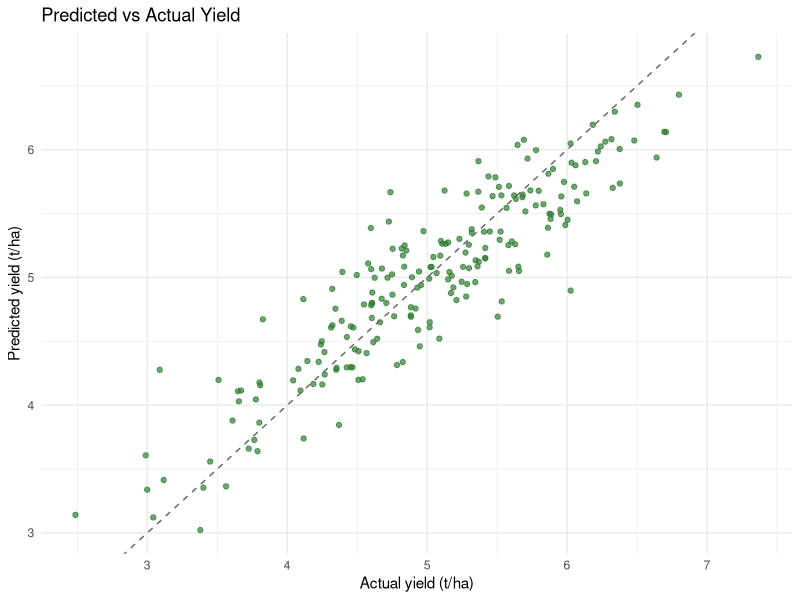
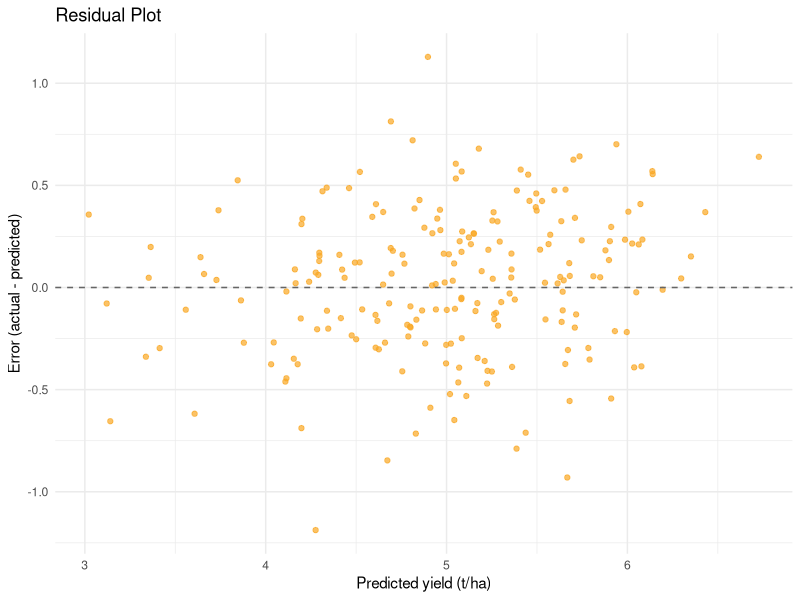
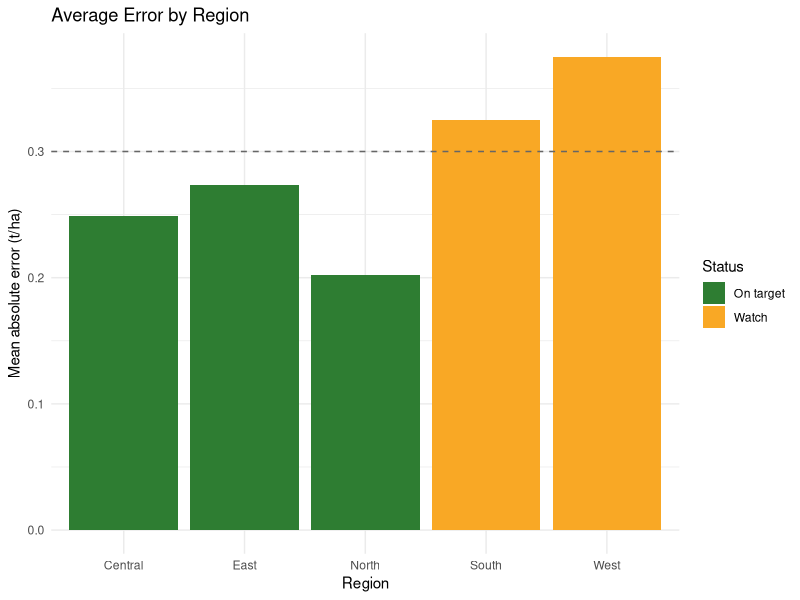
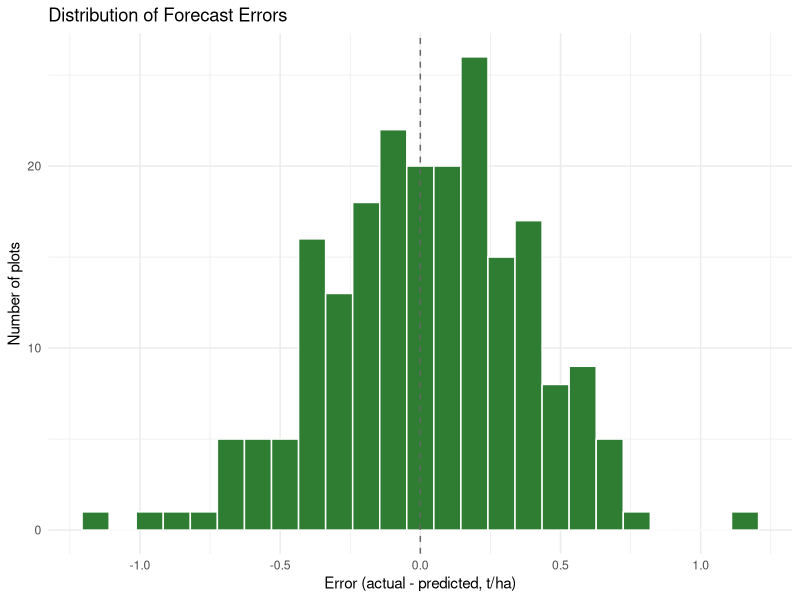
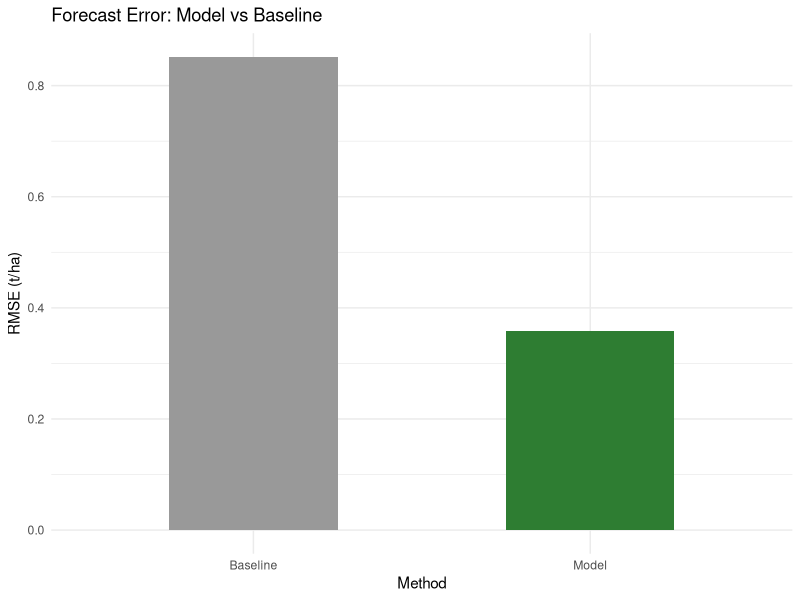

Generate these figures, in order, with R:
## ---- chunk 1
knitr::opts_chunk$set(echo = TRUE, warning = FALSE, message = FALSE, dpi = 150)

# Install any missing packages automatically, then load them
needed <- c("ggplot2", "dplyr", "knitr")
missing_pkgs <- needed[!needed %in% rownames(installed.packages())]
if (length(missing_pkgs) > 0) {
  install.packages(missing_pkgs, repos = "https://cloud.r-project.org")
}
library(ggplot2)
library(dplyr)
library(knitr)
## ---- chunk 2
set.seed(123)
n <- 700

farms <- data.frame(
  year         = sample(2018:2024, n, replace = TRUE),
  region       = sample(c("North", "South", "East", "West", "Central"), n, replace = TRUE),
  rainfall     = rnorm(n, 800, 150),
  temperature  = rnorm(n, 27, 2.5),
  fertilizer   = runif(n, 60, 160),
  soil_quality = runif(n, 3, 9)
)

region_noise <- c(North = 0.25, South = 0.35, East = 0.30, West = 0.55, Central = 0.28)

farms$yield <- 0.8 +
  0.0025 * farms$rainfall -
  0.04   * (farms$temperature - 27)^2 +
  0.012  * farms$fertilizer +
  0.18   * farms$soil_quality +
  rnorm(n, 0, region_noise[farms$region])

farms$region <- factor(farms$region)
head(farms) %>% kable(digits = 2)
## ---- chunk 3
train <- farms %>% filter(year <= 2021)
valid <- farms %>% filter(year == 2022)
test  <- farms %>% filter(year >= 2023)

data.frame(Set = c("Training", "Validation", "Test"),
           Seasons = c("2018-2021", "2022", "2023-2024"),
           Plots = c(nrow(train), nrow(valid), nrow(test))) %>% kable()
## ---- chunk 4
model <- lm(yield ~ rainfall + temperature + I((temperature - 27)^2) +
              fertilizer + soil_quality + region, data = train)

baseline_means <- train %>% group_by(region) %>% summarise(base_pred = mean(yield))

test <- left_join(test, baseline_means, by = "region")
test$pred      <- as.numeric(predict(model, newdata = test))
test$error     <- test$yield - test$pred
test$abs_error <- abs(test$error)
## ---- chunk 5
mae  <- function(a, p) mean(abs(a - p))
rmse <- function(a, p) sqrt(mean((a - p)^2))
r2   <- function(a, p) 1 - sum((a - p)^2) / sum((a - mean(a))^2)
mape <- function(a, p) mean(abs(a - p) / a) * 100
bias <- function(a, p) mean(p - a)

evaluate <- function(a, p) {
  c(MAE = mae(a, p), RMSE = rmse(a, p), R2 = r2(a, p),
    MAPE_pct = mape(a, p), Bias = bias(a, p))
}
## ---- chunk 6
ex <- data.frame(Plot = LETTERS[1:5],
                 Actual = c(3.2, 4.1, 2.8, 3.9, 3.5),
                 Predicted = c(3.0, 4.4, 2.6, 3.7, 3.9))
ex$Error <- ex$Actual - ex$Predicted
ex$Squared_Error <- ex$Error^2
kable(ex, digits = 2)

round(evaluate(ex$Actual, ex$Predicted), 2)
## ---- chunk 7
overall <- rbind(
  Model    = evaluate(test$yield, test$pred),
  Baseline = evaluate(test$yield, test$base_pred)
)
kable(round(overall, 3), caption = "Test-set performance: model vs baseline")

improvement <- (1 - overall["Model", "RMSE"] / overall["Baseline", "RMSE"]) * 100
## ---- chunk 8
thresholds <- data.frame(
  Metric = c("MAE (t/ha)", "RMSE (t/ha)", "R-squared", "MAPE (%)", "Bias (t/ha)"),
  Target = c("<= 0.30", "<= 0.40", ">= 0.80", "<= 10", "within +/- 0.05"),
  Acceptable = c("0.30 - 0.45", "0.40 - 0.55", "0.65 - 0.80", "10 - 15", "within +/- 0.10"),
  Needs_Action = c("> 0.45", "> 0.55", "< 0.65", "> 15", "beyond +/- 0.10")
)
kable(thresholds)
## ---- chunk 9
by_region <- test %>%
  group_by(Region = region) %>%
  summarise(Plots = n(),
            MAE   = mean(abs_error),
            RMSE  = sqrt(mean(error^2)),
            Bias  = mean(pred - yield)) %>%
  mutate(Status = case_when(MAE <= 0.30 ~ "On target",
                            MAE <= 0.45 ~ "Watch",
                            TRUE        ~ "Action needed"))
kable(by_region, digits = 3)
## ---- chunk 10
ggplot(test, aes(x = yield, y = pred)) +
  geom_point(colour = "#2E7D32", alpha = 0.7) +
  geom_abline(slope = 1, intercept = 0, linetype = "dashed", colour = "grey40") +
  labs(title = "Predicted vs Actual Yield",
       x = "Actual yield (t/ha)", y = "Predicted yield (t/ha)") +
  theme_minimal()
## ---- chunk 11
ggplot(test, aes(x = pred, y = error)) +
  geom_point(colour = "#F9A825", alpha = 0.7) +
  geom_hline(yintercept = 0, linetype = "dashed", colour = "grey40") +
  labs(title = "Residual Plot",
       x = "Predicted yield (t/ha)", y = "Error (actual - predicted)") +
  theme_minimal()
## ---- chunk 12
ggplot(by_region, aes(x = Region, y = MAE, fill = Status)) +
  geom_col() +
  geom_hline(yintercept = 0.30, linetype = "dashed", colour = "grey40") +
  scale_fill_manual(values = c("On target" = "#2E7D32", "Watch" = "#F9A825",
                               "Action needed" = "#C62828")) +
  labs(title = "Average Error by Region",
       y = "Mean absolute error (t/ha)") +
  theme_minimal()
## ---- chunk 13
ggplot(test, aes(x = error)) +
  geom_histogram(bins = 25, fill = "#2E7D32", colour = "white") +
  geom_vline(xintercept = 0, linetype = "dashed", colour = "grey40") +
  labs(title = "Distribution of Forecast Errors",
       x = "Error (actual - predicted, t/ha)", y = "Number of plots") +
  theme_minimal()
## ---- chunk 14
cmp <- data.frame(Method = c("Baseline", "Model"),
                  RMSE = c(overall["Baseline", "RMSE"], overall["Model", "RMSE"]))
ggplot(cmp, aes(x = Method, y = RMSE, fill = Method)) +
  geom_col(width = 0.5, show.legend = FALSE) +
  scale_fill_manual(values = c(Baseline = "grey60", Model = "#2E7D32")) +
  labs(title = "Forecast Error: Model vs Baseline", y = "RMSE (t/ha)") +
  theme_minimal()
## ---- chunk 15
m <- overall["Model", ]
worst <- by_region %>% arrange(desc(MAE)) %>% slice(1)
n_ok  <- sum(by_region$Status == "On target")
## ---- chunk 16
train_pred <- predict(model, newdata = train)
data.frame(Set = c("Training", "Test"),
           RMSE = c(rmse(train$yield, train_pred), rmse(test$yield, test$pred))) %>%
  kable(digits = 3)
## ---- chunk 17
pred_int <- as.data.frame(predict(model, newdata = head(test, 5),
                                  interval = "prediction", level = 0.90))
interval_table <- data.frame(Plot      = 1:5,
                             Actual    = head(test$yield, 5),
                             Predicted = pred_int$fit,
                             Lower_90  = pred_int$lwr,
                             Upper_90  = pred_int$upr)
kable(interval_table, digits = 2)
